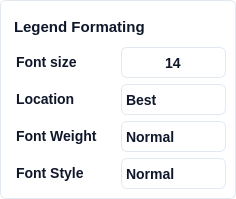
               <widget class="QFrame" name="verticalFrame_2">
                <property name="styleSheet">
                 <string notr="true">background: #FFFFFF;
border: 1px solid #E2E8F0; /* slate/200 */
border-radius: 6px;</string>
                </property>
                <layout class="QVBoxLayout" name="verticalLayout_3">
                 <property name="leftMargin">
                  <number>9</number>
                 </property>
                 <property name="topMargin">
                  <number>9</number>
                 </property>
                 <property name="rightMargin">
                  <number>9</number>
                 </property>
                 <property name="bottomMargin">
                  <number>9</number>
                 </property>
                 <item>
                  <layout class="QHBoxLayout" name="horizontalLayout_62" stretch="0,0,0">
                   <property name="leftMargin">
                    <number>0</number>
                   </property>
                   <property name="topMargin">
                    <number>0</number>
                   </property>
                   <property name="rightMargin">
                    <number>0</number>
                   </property>
                   <property name="bottomMargin">
                    <number>0</number>
                   </property>
                   <item>
                    <widget class="QLabel" name="label_53">
                     <property name="styleSheet">
                      <string notr="true"> 	border: none;
	color: #0F172A;  /* Text color */
    font-family: 'Segoe UI', sans-serif;  /* Font family */
    font-style: normal;  /* Font style */
    font-weight: 500;  /* Font weight */
    font-size: 15px;  /* Font size */
    line-height: 24px;  /* Line height */
    padding-top: 4px;  /* Padding */</string>
                     </property>
                     <property name="text">
                      <string>&lt;html&gt;&lt;head/&gt;&lt;body&gt;&lt;p&gt;Legend Formating&lt;/p&gt;&lt;/body&gt;&lt;/html&gt;</string>
                     </property>
                    </widget>
                   </item>
                   <item>
                    <spacer name="horizontalSpacer_5">
                     <property name="orientation">
                      <enum>Qt::Horizontal</enum>
                     </property>
                     <property name="sizeHint" stdset="0">
                      <size>
                       <width>40</width>
                       <height>20</height>
                      </size>
                     </property>
                    </spacer>
                   </item>
                   <item>
                    <widget class="QCheckBox" name="pyqt5_checkbox_legend_visibility">
                     <property name="sizePolicy">
                      <sizepolicy hsizetype="Expanding" vsizetype="Expanding">
                       <horstretch>0</horstretch>
                       <verstretch>0</verstretch>
                      </sizepolicy>
                     </property>
                     <property name="minimumSize">
                      <size>
                       <width>31</width>
                       <height>31</height>
                      </size>
                     </property>
                     <property name="maximumSize">
                      <size>
                       <width>31</width>
                       <height>31</height>
                      </size>
                     </property>
                     <property name="styleSheet">
                      <string notr="true">/* Default State */
QCheckBox {
    border: none;    
	background: transparent;  /* Ghost button with no background */
    color: #0F172A;  /* Text color */
    border-radius: 6px;  /* Rounded corners */
    font-family: 'Segoe UI', sans-serif;  /* Font family */
    font-style: normal;  /* Font style */
    font-weight: 500;  /* Font weight */
    font-size: 14px;  /* Font size */
    line-height: 24px;  /* Line height */
	padding: 4px;	
}

QCheckBox:hover {
    /* Your styles for hover state */
	 background: #F1F5F9;  /* slate/100 */

}

QCheckBox:pressed {
    /* Your styles for pressed state */
	background: #DEE8F2;  /* Pressed background color */

}

QCheckBox::indicator:checked {
    /* Your styles for checked state */
	image: url(:/ui/qt/resources/checkbox/visible_icon.png);
}

QCheckBox::indicator:unchecked {
    /* Your styles for checked state */
	image: url(:/ui/qt/resources/checkbox/hiden_icon.png);
}

QCheckBox:focused {
    border: none;
}

</string>
                     </property>
                     <property name="text">
                      <string/>
                     </property>
                     <property name="checked">
                      <bool>false</bool>
                     </property>
                    </widget>
                   </item>
                  </layout>
                 </item>
                 <item>
                  <layout class="QHBoxLayout" name="horizontalLayout_48" stretch="1,1">
                   <property name="leftMargin">
                    <number>0</number>
                   </property>
                   <property name="topMargin">
                    <number>0</number>
                   </property>
                   <property name="rightMargin">
                    <number>0</number>
                   </property>
                   <property name="bottomMargin">
                    <number>0</number>
                   </property>
                   <item>
                    <widget class="QLabel" name="label_63">
                     <property name="styleSheet">
                      <string notr="true"> 	border: none;
	color: #0F172A;  /* Text color */
    font-family: 'Segoe UI', sans-serif;  /* Font family */
    font-style: normal;  /* Font style */
    font-weight: 500;  /* Font weight */
    font-size: 14px;  /* Font size */
    line-height: 24px;  /* Line height */
    padding-left: 2px;  /* Padding */</string>
                     </property>
                     <property name="text">
                      <string>&lt;html&gt;&lt;head/&gt;&lt;body&gt;&lt;p&gt;Font size&lt;/p&gt;&lt;/body&gt;&lt;/html&gt;</string>
                     </property>
                    </widget>
                   </item>
                   <item>
                    <widget class="QDoubleSpinBox" name="pyqt5_spinbox_legend_font_size">
                     <property name="sizePolicy">
                      <sizepolicy hsizetype="Minimum" vsizetype="Fixed">
                       <horstretch>0</horstretch>
                       <verstretch>0</verstretch>
                      </sizepolicy>
                     </property>
                     <property name="minimumSize">
                      <size>
                       <width>100</width>
                       <height>31</height>
                      </size>
                     </property>
                     <property name="maximumSize">
                      <size>
                       <width>250</width>
                       <height>31</height>
                      </size>
                     </property>
                     <property name="toolTip">
                      <string>&lt;html&gt;&lt;head/&gt;&lt;body&gt;&lt;p&gt;Axis Label Font Size&lt;/p&gt;&lt;/body&gt;&lt;/html&gt;</string>
                     </property>
                     <property name="styleSheet">
                      <string notr="true">QDoubleSpinBox {
	background: #FFFFFF;
	border: 1px solid #E2E8F0; /* slate/200 */
	border-radius: 6px;
	color: #0F172A;  /* Text color */
    font-family: 'Segoe UI', sans-serif;  /* Font family */
    font-style: normal;  /* Font style */
    font-weight: 500;  /* Font weight */
    font-size: 14px;  /* Font size */
}

QDoubleSpinBox:focus {
}

QDoubleSpinBox:disabled {
}

QDoubleSpinBox::up-button {
	background: #FFFFFF;
	border: none; 
	subcontrol-position: center right;
	padding-right: 10px;
}

QDoubleSpinBox::down-button {
	background: #FFFFFF;
	border: none;
	subcontrol-position: center left;
	padding-left: 10px;
}

QDoubleSpinBox::up-arrow {
	image: url(:/ui/qt/resources/buttons/add_icon.png);
	width: 20px;
    height: 20px;
}

QDoubleSpinBox::down-arrow {	
	image: url(:/ui/qt/resources/buttons/substract_icon.png);
	width: 20px;
    height: 20px;
}

QDoubleSpinBox::up-arrow:disabled, QSpinBox::up-arrow:off {
}

QDoubleSpinBox::down-arrow:disabled, QSpinBox::down-arrow:off {
}</string>
                     </property>
                     <property name="alignment">
                      <set>Qt::AlignCenter</set>
                     </property>
                     <property name="decimals">
                      <number>0</number>
                     </property>
                     <property name="minimum">
                      <double>1.000000000000000</double>
                     </property>
                     <property name="maximum">
                      <double>200.000000000000000</double>
                     </property>
                     <property name="singleStep">
                      <double>1.000000000000000</double>
                     </property>
                     <property name="value">
                      <double>14.000000000000000</double>
                     </property>
                    </widget>
                   </item>
                  </layout>
                 </item>
                 <item>
                  <layout class="QHBoxLayout" name="horizontalLayout_68" stretch="1,1">
                   <property name="leftMargin">
                    <number>0</number>
                   </property>
                   <property name="topMargin">
                    <number>0</number>
                   </property>
                   <property name="rightMargin">
                    <number>0</number>
                   </property>
                   <property name="bottomMargin">
                    <number>0</number>
                   </property>
                   <item>
                    <widget class="QLabel" name="label_64">
                     <property name="styleSheet">
                      <string notr="true"> 	border: none;
	color: #0F172A;  /* Text color */
    font-family: 'Segoe UI', sans-serif;  /* Font family */
    font-style: normal;  /* Font style */
    font-weight: 500;  /* Font weight */
    font-size: 14px;  /* Font size */
    line-height: 24px;  /* Line height */
    padding-left: 2px;  /* Padding */</string>
                     </property>
                     <property name="text">
                      <string>&lt;html&gt;&lt;head/&gt;&lt;body&gt;&lt;p&gt;Location&lt;/p&gt;&lt;/body&gt;&lt;/html&gt;</string>
                     </property>
                    </widget>
                   </item>
                   <item>
                    <widget class="QComboBox" name="pyqt5_combo_legend_position">
                     <property name="minimumSize">
                      <size>
                       <width>100</width>
                       <height>31</height>
                      </size>
                     </property>
                     <property name="maximumSize">
                      <size>
                       <width>250</width>
                       <height>16777215</height>
                      </size>
                     </property>
                     <property name="styleSheet">
                      <string notr="true">QComboBox {
	background: #FFFFFF;
	border: 1px solid #E2E8F0; /* slate/200 */
	border-radius: 6px;
	color: #0F172A;  /* Text color */
    font-family: 'Segoe UI', sans-serif;  /* Font family */
    font-style: normal;  /* Font style */
    font-weight: 500;  /* Font weight */
    font-size: 14px;  /* Font size */
}

/* Drop-down button */
QComboBox::drop-down {
    border: none;	
}

/* Down arrow */
QComboBox::down-arrow {
    image: url(:/ui/qt/resources/checkbox/down_icon.png);
	padding-right: 12px;
}

/* Down arrow when disabled */
QComboBox::down-arrow:disabled {
}

/* Drop-down items */
QComboBox QAbstractItemView {
    border: 1px solid #E2E8F0; /* slate/200 */
    selection-background-color: #F1F5F9;
}

/* Individual items */
QComboBox::item {
    background-color: white;
    color: #0F172A;
}</string>
                     </property>
                     <property name="currentIndex">
                      <number>0</number>
                     </property>
                     <item>
                      <property name="text">
                       <string>Best</string>
                      </property>
                     </item>
                     <item>
                      <property name="text">
                       <string>Upper Right</string>
                      </property>
                     </item>
                     <item>
                      <property name="text">
                       <string>Upper Left</string>
                      </property>
                     </item>
                     <item>
                      <property name="text">
                       <string>Lower Left</string>
                      </property>
                     </item>
                     <item>
                      <property name="text">
                       <string>Lower Right</string>
                      </property>
                     </item>
                     <item>
                      <property name="text">
                       <string>Center</string>
                      </property>
                     </item>
                    </widget>
                   </item>
                  </layout>
                 </item>
                 <item>
                  <layout class="QHBoxLayout" name="horizontalLayout_69" stretch="1,1">
                   <property name="leftMargin">
                    <number>0</number>
                   </property>
                   <property name="topMargin">
                    <number>0</number>
                   </property>
                   <property name="rightMargin">
                    <number>0</number>
                   </property>
                   <property name="bottomMargin">
                    <number>0</number>
                   </property>
                   <item>
                    <widget class="QLabel" name="label_65">
                     <property name="styleSheet">
                      <string notr="true"> 	border: none;
	color: #0F172A;  /* Text color */
    font-family: 'Segoe UI', sans-serif;  /* Font family */
    font-style: normal;  /* Font style */
    font-weight: 500;  /* Font weight */
    font-size: 14px;  /* Font size */
    line-height: 24px;  /* Line height */
    padding-left: 2px;  /* Padding */</string>
                     </property>
                     <property name="text">
                      <string>&lt;html&gt;&lt;head/&gt;&lt;body&gt;&lt;p&gt;Font Weight&lt;/p&gt;&lt;/body&gt;&lt;/html&gt;</string>
                     </property>
                    </widget>
                   </item>
                   <item>
                    <widget class="QComboBox" name="pyqt5_combo_legend_font_weight">
                     <property name="minimumSize">
                      <size>
                       <width>100</width>
                       <height>31</height>
                      </size>
                     </property>
                     <property name="maximumSize">
                      <size>
                       <width>250</width>
                       <height>16777215</height>
                      </size>
                     </property>
                     <property name="styleSheet">
                      <string notr="true">QComboBox {
	background: #FFFFFF;
	border: 1px solid #E2E8F0; /* slate/200 */
	border-radius: 6px;
	color: #0F172A;  /* Text color */
    font-family: 'Segoe UI', sans-serif;  /* Font family */
    font-style: normal;  /* Font style */
    font-weight: 500;  /* Font weight */
    font-size: 14px;  /* Font size */
}

/* Drop-down button */
QComboBox::drop-down {
    border: none;	
}

/* Down arrow */
QComboBox::down-arrow {
    image: url(:/ui/qt/resources/checkbox/down_icon.png);
	padding-right: 12px;
}

/* Down arrow when disabled */
QComboBox::down-arrow:disabled {
}

/* Drop-down items */
QComboBox QAbstractItemView {
    border: 1px solid #E2E8F0; /* slate/200 */
    selection-background-color: #F1F5F9;
}

/* Individual items */
QComboBox::item {
    background-color: white;
    color: #0F172A;
}</string>
                     </property>
                     <property name="currentIndex">
                      <number>1</number>
                     </property>
                     <item>
                      <property name="text">
                       <string>Light</string>
                      </property>
                     </item>
                     <item>
                      <property name="text">
                       <string>Normal</string>
                      </property>
                     </item>
                     <item>
                      <property name="text">
                       <string>Bold</string>
                      </property>
                     </item>
                    </widget>
                   </item>
                  </layout>
                 </item>
                 <item>
                  <layout class="QHBoxLayout" name="horizontalLayout_70" stretch="1,1">
                   <property name="leftMargin">
                    <number>0</number>
                   </property>
                   <property name="topMargin">
                    <number>0</number>
                   </property>
                   <property name="rightMargin">
                    <number>0</number>
                   </property>
                   <property name="bottomMargin">
                    <number>0</number>
                   </property>
                   <item>
                    <widget class="QLabel" name="label_66">
                     <property name="styleSheet">
                      <string notr="true"> 	border: none;
	color: #0F172A;  /* Text color */
    font-family: 'Segoe UI', sans-serif;  /* Font family */
    font-style: normal;  /* Font style */
    font-weight: 500;  /* Font weight */
    font-size: 14px;  /* Font size */
    line-height: 24px;  /* Line height */
    padding-left: 2px;  /* Padding */</string>
                     </property>
                     <property name="text">
                      <string>&lt;html&gt;&lt;head/&gt;&lt;body&gt;&lt;p&gt;Font Style&lt;/p&gt;&lt;/body&gt;&lt;/html&gt;</string>
                     </property>
                    </widget>
                   </item>
                   <item>
                    <widget class="QComboBox" name="pyqt5_combo_legend_font_style">
                     <property name="minimumSize">
                      <size>
                       <width>100</width>
                       <height>31</height>
                      </size>
                     </property>
                     <property name="maximumSize">
                      <size>
                       <width>250</width>
                       <height>16777215</height>
                      </size>
                     </property>
                     <property name="styleSheet">
                      <string notr="true">QComboBox {
	background: #FFFFFF;
	border: 1px solid #E2E8F0; /* slate/200 */
	border-radius: 6px;
	color: #0F172A;  /* Text color */
    font-family: 'Segoe UI', sans-serif;  /* Font family */
    font-style: normal;  /* Font style */
    font-weight: 500;  /* Font weight */
    font-size: 14px;  /* Font size */

}

/* Drop-down button */
QComboBox::drop-down {
    border: none;	
}

/* Down arrow */
QComboBox::down-arrow {
    image: url(:/ui/qt/resources/checkbox/down_icon.png);
	padding-right: 12px;
}

/* Down arrow when disabled */
QComboBox::down-arrow:disabled {
}

/* Drop-down items */
QComboBox QAbstractItemView {
    border: 1px solid #E2E8F0; /* slate/200 */
    selection-background-color: #F1F5F9;
}

/* Individual items */
QComboBox::item {
    background-color: white;
    color: #0F172A;
}</string>
                     </property>
                     <property name="currentIndex">
                      <number>0</number>
                     </property>
                     <item>
                      <property name="text">
                       <string>Normal</string>
                      </property>
                     </item>
                     <item>
                      <property name="text">
                       <string>Italic</string>
                      </property>
                     </item>
                     <item>
                      <property name="text">
                       <string>Oblique</string>
                      </property>
                     </item>
                    </widget>
                   </item>
                  </layout>
                 </item>
                </layout>
               </widget>
